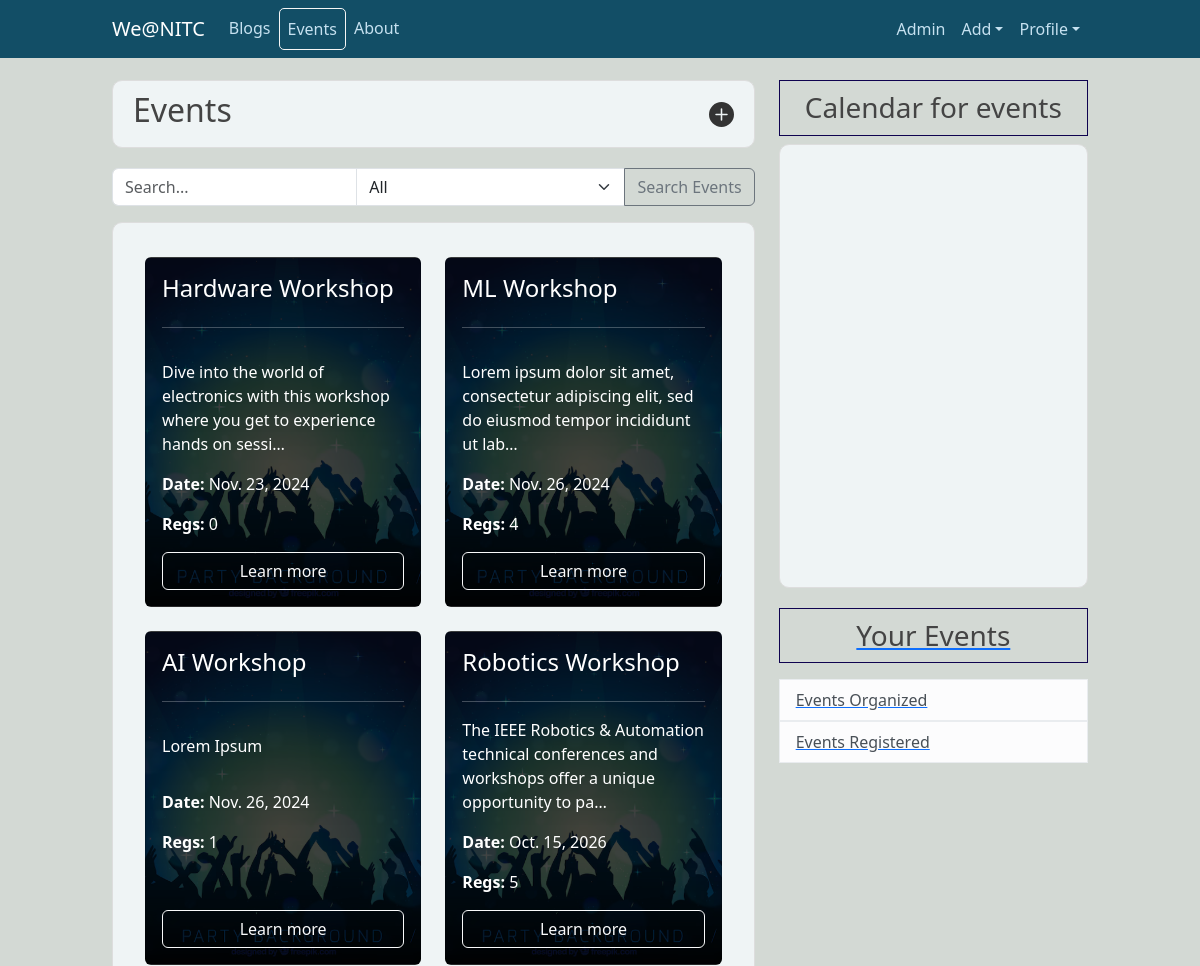
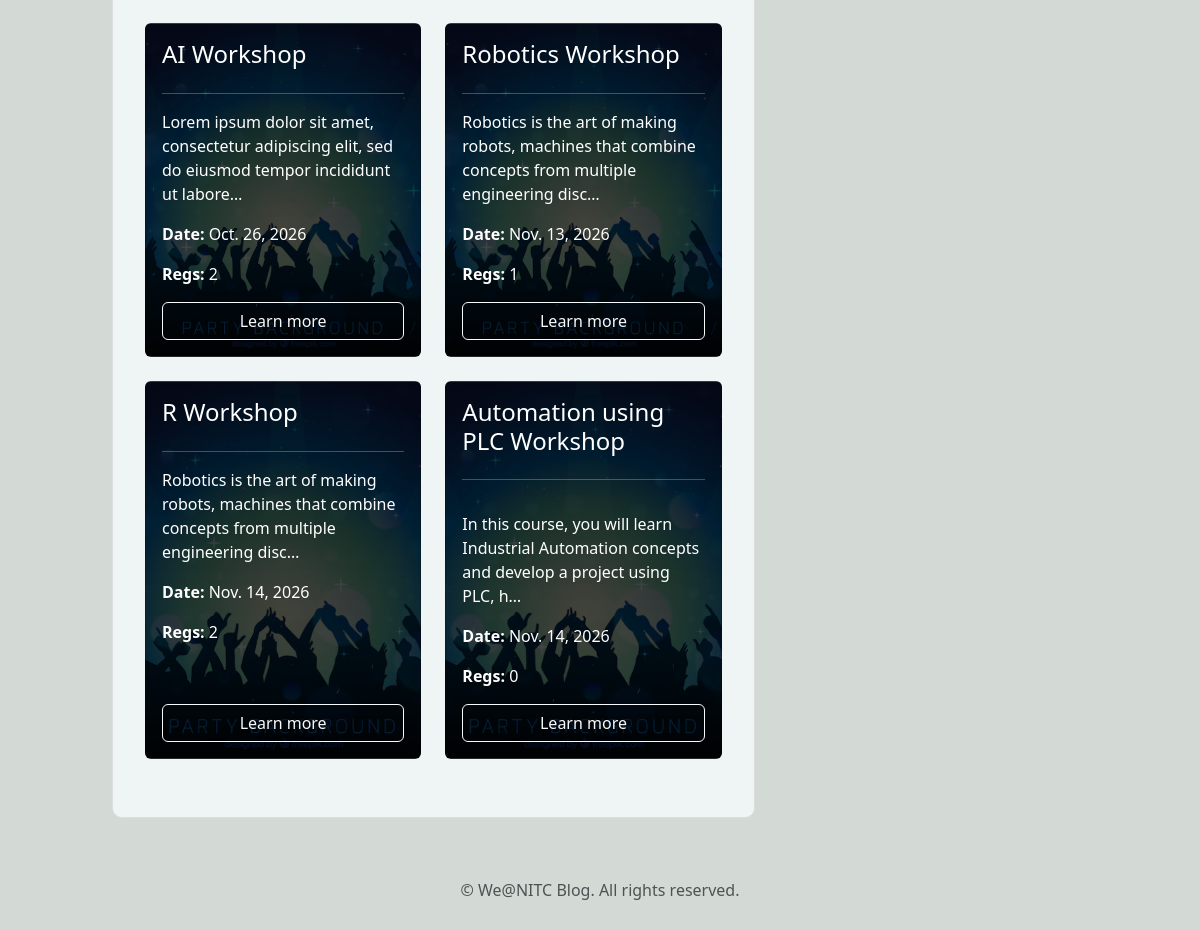
Page /events/ (signed in) on the earlier database version (2 pictures, top to bottom).
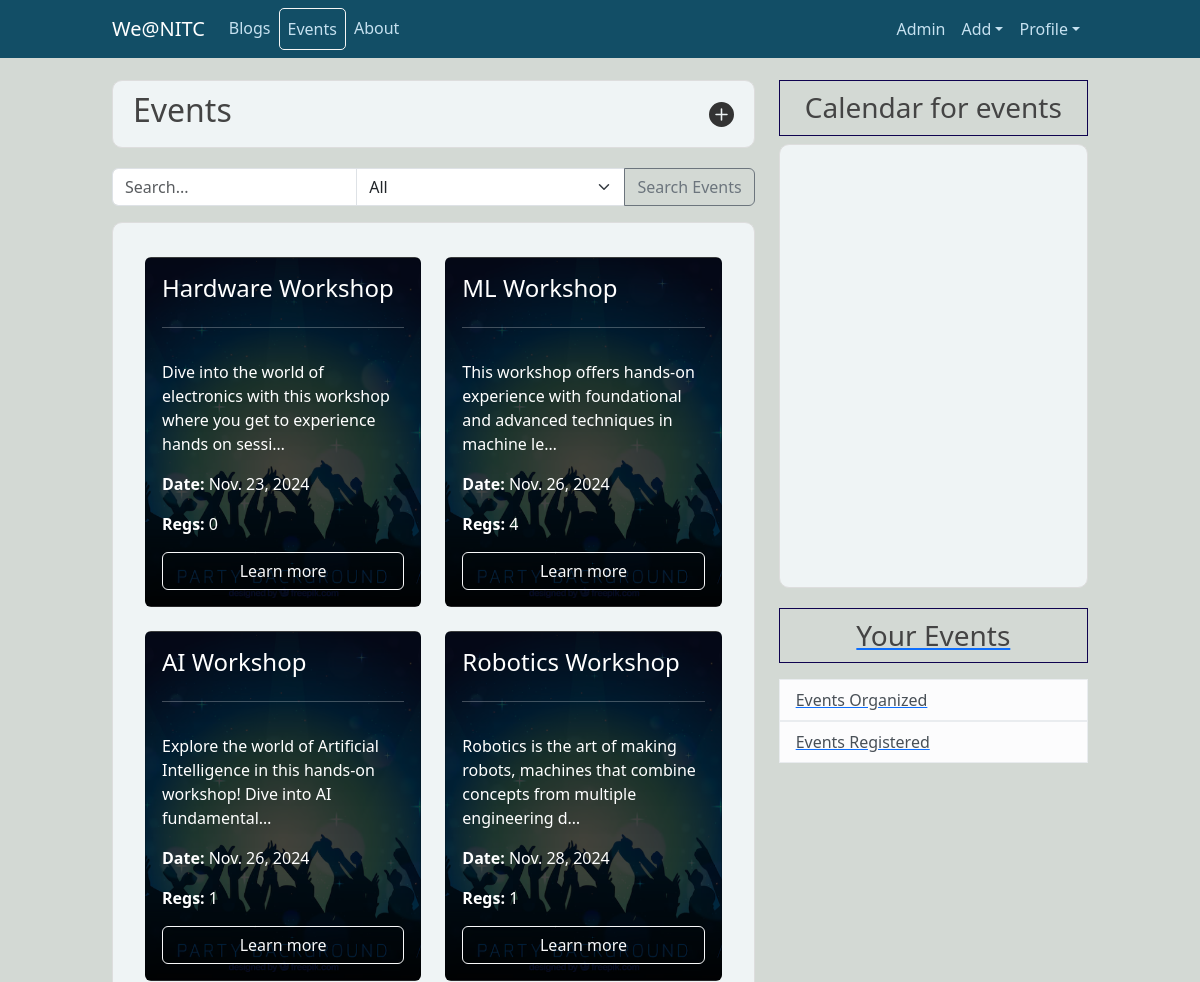
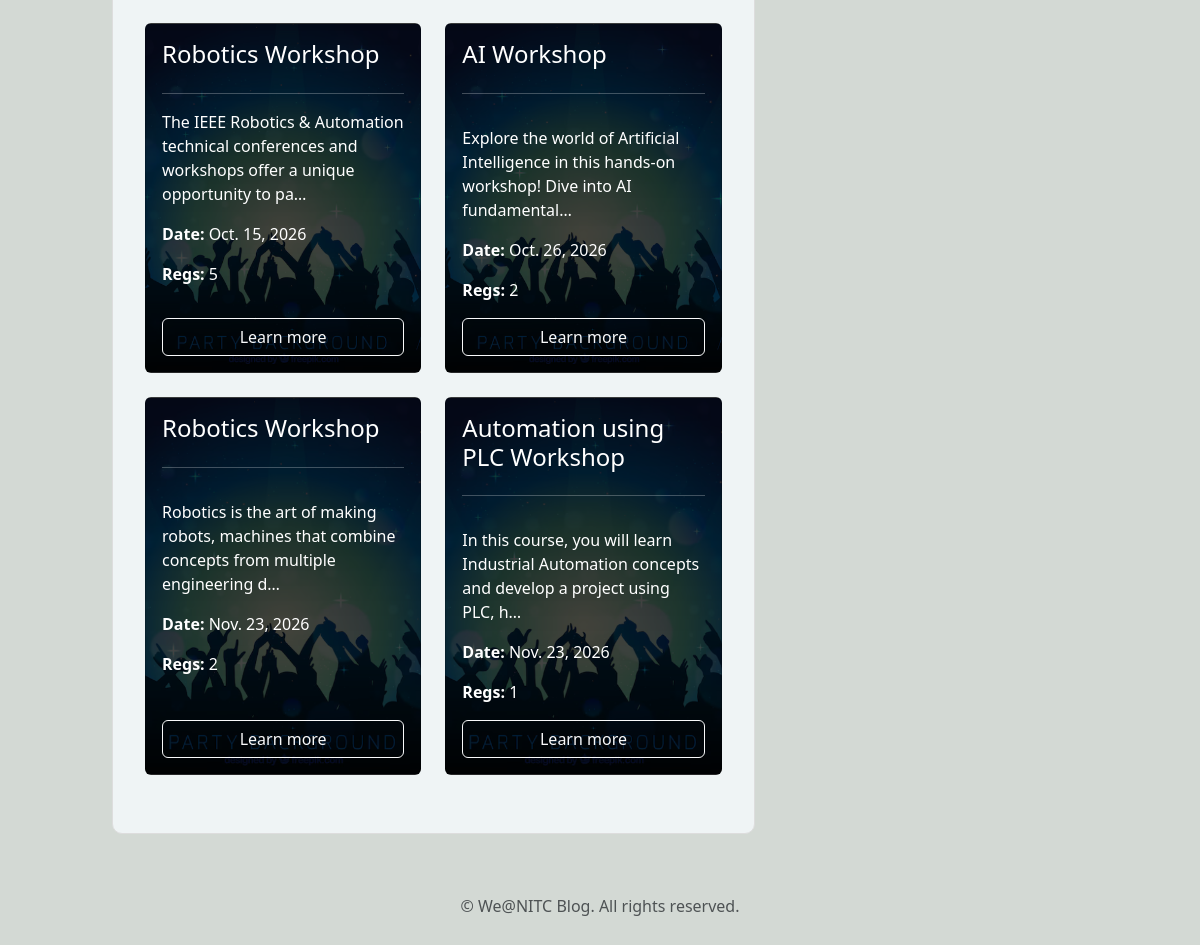
Same page on the later database version (2 pictures, top to bottom).
### events/models.py (models this page shows, shortened)
class Event(models.Model):
    name = models.CharField(max_length=255)
    description = CKEditor5Field(null = True,blank=True, config_name='extends')
    date = models.DateField()
    organizer = models.ForeignKey(User, on_delete=models.CASCADE, related_name="organized_events")

### events/views.py (the view)
# urls.py: path('', views.EventListView.as_view(), name='event-list'),
class EventListView(LoginRequiredMixin,ListView):
    model = Event
    template_name = 'events/event_list.html'
    context_object_name = 'events'
    paginate_by = 20
    ordering = ['date']
    def get_context_data(self, **kwargs):
        context = super().get_context_data(**kwargs)
        title = "Events"
        context['title'] = title
        context['cal'] = "events"
        return context

### events/templates/events/event_list.html (shortened to what this page needs)
{% extends "blog/base.html"%}
{% block content%}
    <article class="media content-section d-flex justify-content-between align-items-center" >
      <h2 class="d-flex align-items-center">
        {{ title }}
      </h2>
      <a href="{% url 'event-create' %}" class="ml-2 text-decoration-none" style="color: inherit;">
        <svg xmlns="http://www.w3.org/2000/svg" width="25" height="25" fill="currentColor" class="bi bi-plus-circle-fill right" viewBox="0 0 16 16">
          <path d="M16 8A8 8 0 1 1 0 8a8 8 0 0 1 16 0M8.5 4.5a.5.5 0 0 0-1 0v3h-3a.5.5 0 0 0 0 1h3v3a.5.5 0 0 0 1 0v-3h3a.5.5 0 0 0 0-1h-3z"/>
        </svg>
      </a>
    </article>
  {% if title == 'Events' %}
    <form method="get" action="{% url 'event_search' %}" id="searchForm">
      <div class="input-group">
          <input type="text" name="q" class="form-control" placeholder="Search...">
          <select name="type" class="form-select">
              <option value="all">All</option>
          </select>
          <button type="submit" class="btn btn-outline-secondary">Search Events</button>
      </div>
    </form>
  {% endif %}
    <article class="content-section">
      <div class="container my-4">
        <div class="row">
            {% for post in events %}
                <div class="col-md-6 col-lg-6 mb-4 d-flex">
                    <div class="card text-white d-flex flex-column w-100" style="background: linear-gradient(rgba(0, 0, 0, 0.8), rgba(0, 0, 0, 0.7)), url('/media/event_bg.png') no-repeat center center / cover;">
                        <div class="card-body d-flex flex-column">
                            <h4 class="card-title">{{ post.name }}</h4>
                            <hr>
                            <p class="card-text">{{ post.description|truncatechars:100|safe }}</p>
                            <p class="card-text"><strong> Date: </strong>{{ post.date }} </p>
                            <p class="card-text"><strong> Regs: </strong>{{ post.participants.count }}</p>
                            <a href="{% url 'event-detail' post.id %}" class="btn btn-outline-light mt-auto">Learn more</a>
                        </div>
                    </div>
                </div>
            {% endfor %}
        </div>
    </div>
  </article>
{% endblock content %}

### blog/templates/blog/base.html (shortened to what this page needs)
{% load static %}
<!DOCTYPE >
<html lang="en" >
<head>
    <link href="https://cdn.jsdelivr.net/npm/bootstrap@5.3.3/dist/css/bootstrap.min.css" rel="stylesheet">
    <link rel="stylesheet" type="text/css" href="{% static 'blog/main.css' %}">
    <link rel="stylesheet" href="https://cdnjs.cloudflare.com/ajax/libs/fullcalendar/3.9.0/fullcalendar.min.css" />
</head>
<body>
  <header class="site-header">
    <nav class="navbar navbar-expand-md navbar-dark bg-steel fixed-top">
        <div class="container col-10">
            <a class="navbar-brand mr-4" href="{% url 'blog-home' %}">We@NITC</a>
            <div class="collapse navbar-collapse justify-content-between" id="navbarToggle">
                <div class="navbar-nav mr-auto">
                    <a class="nav-item nav-link {% if request.resolver_match.url_name == 'blog-home' %}active{% endif %}" href="{% url 'blog-home' %}">Blogs</a>
                    <a class="nav-item nav-link {% if request.resolver_match.url_name == 'event-list' %}active{% endif %}" href="{% url 'event-list' %}">Events</a>
                    <a class="nav-item nav-link {% if request.resolver_match.url_name == 'blog-about' %}active{% endif %}" href="{% url 'blog-about' %}">About</a>
                </div>
                <div class="navbar-nav ml-auto">
                    {% if user.is_authenticated %}
                      {% if user.is_superuser %}
                        <a class="nav-item nav-link" href="/admin/">Admin</a>
                      {% endif %}
                    {% endif %}
                    {% if user.is_authenticated %}
                        <li class="nav-item dropdown">
                          <a class="nav-link dropdown-toggle" href="#" data-bs-toggle="dropdown" aria-expanded="false">Add</a>
                        </li>
                        <li class="nav-item dropdown">
                          <a class="nav-link dropdown-toggle nav-link-custom " href="{% url 'user-posts' user.username %}" data-bs-toggle="dropdown" aria-expanded="false">Profile</a>
                        </li>
                    {% else %}
                        <a class="nav-item nav-link nav-link-custom {% if request.resolver_match.url_name == 'login' %}active{% endif %}" href="{% url 'login' %}">Login</a>
                        <a class="nav-item nav-link {% if request.resolver_match.url_name == 'register' %}active{% endif %}" href="{% url 'register' %}">Register</a>
                    {% endif %}
                </div>
            </div>
        </div>
    </nav>
</header>
      <main role="main" class="container col-10" >
        <div class="row">
          <div class="col-lg-8" >
            <div class="other-page">
            {% block content %}{% endblock %}
            </div>
          </div>
          {% if user.is_authenticated %}
          <div class="col-lg-4">
            <h3 style="border: 1px solid rgb(14, 2, 79); padding: 10px; text-align: center;">
              Calendar for {{ cal }}
            </h3>
            <div class="content-section">
              <div class="content-cal sidebar" style="margin-top :0;">
                <div id='calendar' class="pt-0 pl-3 pr-3 pb-3"></div>
              </div>
            </div
            <div class="content-section  sidebar" >
              <a href="{% url 'user-events' user.username %}" >
                <h3 style="border: 1px solid rgb(14, 2, 79); padding: 10px; text-align: center;">Your Events</h3>
              </a>
              <p class='text-muted'>
                <ul class="list-group">
                  <a href="{% url 'event-userlist' user.username %}"><li class="list-group-item list-group-item-light">Events Organized </li></a>
                  <a href="{% url 'event-reglist' user.username %}"> <li class="list-group-item list-group-item-light">Events Registered </li></a>
                </ul>
              </p>
            </div>
          {% endif %}
          </div>
      </main>
      <div class="container">
        <footer class="py-3 my-4">
          <p class="text-center text-body-secondary">© We@NITC Blog. All rights reserved.</p>
        </footer>
      </div>
    </body>
</html>

### blog/static/blog/main.css (style rules this page uses)
body { background: #fafafa; color: #333333; margin-top: 5rem; }
h1, h2, h3, h4, h5, h6 { color: #444444; }
ul { margin: 0; }
.site-header .navbar-nav .nav-link { color: #c6e1f0; }
.site-header .navbar-nav .nav-link.active { font-weight: 500; }
.navbar-nav { justify-self: end; }
.content-section,.about_content { background: hsl(190, 23%, 95%); padding: 10px 20px; border: 1px solid #dddddd; border-radius: 10px; margin-bottom: 20px; transition: all 0.3s ease; }
body { background-color: #D3D9D4; }
#calendar { max-width: 440px; width: 100%; margin:2px; padding : 0px; }
.content-cal { display: flex; justify-content: center; align-items: center; margin: 20px 0; }
@media (max-width: 1400px)and (min-width: 986px) { #calendar { max-width: 300px; width: 100%; height: 400px; margin-top: 0rem; } }

### blog/templates/blog/base.html (style rules this page uses)
.navbar-nav .nav-link.active { font-weight: bold; border: 1px solid whitesmoke; border-radius: 5px; }
.bg-steel { background-color: #124E66 !important; }

Differences in the rows shown:
changed Event "ML Workshop": description "Lorem ipsum dolor sit amet, consectetur adipiscing elit, sed do eiusmod tempor incididunt ut lab…" → "This workshop offers hands-on experience with foundational and advanced techniques in machine le…"
changed Event (number 3 of 8 on the later page): description "Lorem Ipsum" → "Explore the world of Artificial Intelligence in this hands-on workshop! Dive into AI fundamental…"
changed Event: description "Robotics is the art of making robots, machines that combine concepts from multiple engineering disc…" → "Robotics is the art of making robots, machines that combine concepts from multiple engineering d…"; date "Nov. 13, 2026" → "Nov. 28, 2024"; moves up the list
changed Event "Oct. 26, 2026": description "Lorem ipsum dolor sit amet, consectetur adipiscing elit, sed do eiusmod tempor incididunt ut labore…" → "Explore the world of Artificial Intelligence in this hands-on workshop! Dive into AI fundamental…"
changed Event (number 7 of 8 on the later page): name "R Workshop" → "Robotics Workshop"; description "Robotics is the art of making robots, machines that combine concepts from multiple engineering disc…" → "Robotics is the art of making robots, machines that combine concepts from multiple engineering d…"; date "Nov. 14, 2026" → "Nov. 23, 2026"
changed Event "Automation using PLC Workshop": date "Nov. 14, 2026" → "Nov. 23, 2026"; participants.count "0" → "1"
